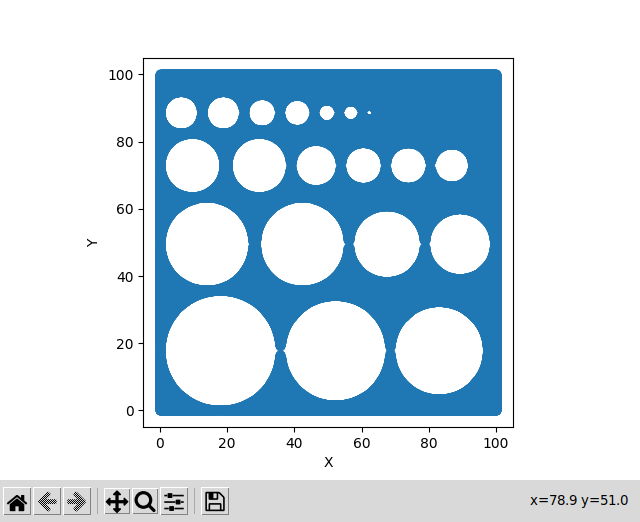

This chart was generated by the following Python code:
#! /usr/bin/env python

import numpy as np
import matplotlib.pyplot as plt             # Algorithm: Use bool to mark area occupied by circles.
                                            # Check for overlap with the bool values

def DrawCircle(x, y, x0, y0, radius, outside):
    r = np.sqrt((x - x0)**2 + (y - y0)**2)
    outside = outside*(r > radius)

    return outside


pixel = 1000
SquareSide = 100                            # Length of square side
pixelength = SquareSide/pixel
n=20                                         # number of circles
Radii = np.abs(10*np.random.randn(n))
radii = sorted(Radii, reverse=True)
print(radii)

x = np.linspace(0, SquareSide, pixel)
y = np.linspace(0, SquareSide, pixel)
x, y = np.meshgrid(x, y)

initialize = np.sqrt((x)**2 + (y)**2)
outside = initialize > -1

fig, ax = plt.subplots()
ax.set(xlabel='X', ylabel='Y', aspect=1.0)

outside = DrawCircle(x, y, radii[0], radii[0], radii[0], outside)    # First circle area bool
Xcursor = radii[0]
Ycursor = radii[0]
Yend = 2*radii[0]
i = 1

while i < len(radii):

    if((Xcursor+radii[i-1]+2*radii[i])<=SquareSide):
        Xcursor = Xcursor + radii[i-1] + radii[i]
        outside = DrawCircle(x, y, Xcursor, Ycursor, radii[i], outside)
        i = i+1
    else:
        Xcursor = radii[i]
        Ycursor = Yend + radii[i]
        Yend = Yend + 2*radii[i]
        outside = DrawCircle(x, y, Xcursor, Ycursor, radii[i], outside)

ax.scatter(x[outside], y[outside])
plt.show()
